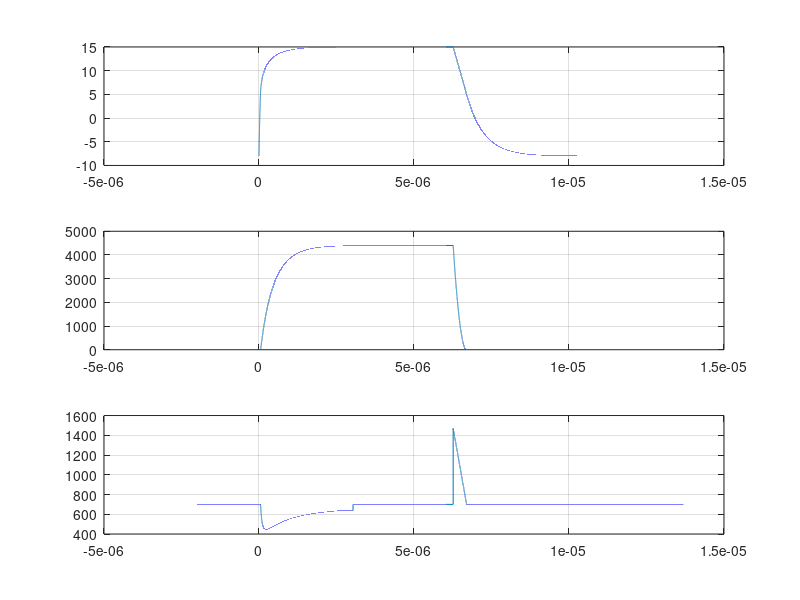

The MATLAB source for this figure:
clear;clc;close

%Initial parameter from data sheet of the CoolSiC FF2MR12W3M1H B11.
g = 44;
Vth = 5.0;
Cgs = 28e-9;
Vdc = 700;
Ls = 0.5e-9;
Rg = 2.0;
Rg_soft_off = 20.0;
VCC = 15;
VEE = -8;
L_sigma = 38e-9;
t_step = 1e-10;


Tsw = 50e-6; %switching period of converter
TW = 3e-6; % Clamping time

vgs_on = VEE:1e-2:(VCC-1e-3);
NUM_ON = length(vgs_on);
dids_dt_on = zeros(1,NUM_ON);
ids_on = zeros(1,NUM_ON);
t_on = zeros(1,NUM_ON);
for k = 1:1:(NUM_ON)
    if k==1
        dids_dt_on(1) = 0;
        ids_on(1) = 0;
        t_on(1) = 0;
    elseif k<NUM_ON
        if vgs_on(k)>= Vth
            ids_on(k) = g*(vgs_on(k)-Vth)^2;
            t_on(k) = -2*g*Ls*(vgs_on(k)-Vth) + (Rg*Cgs - 2*g*Ls*Vth + 2*g*Ls*VCC)*log((VCC-Vth)/(VCC-vgs_on(k))) + Rg*Cgs*log((VCC-VEE)/(VCC-Vth));
            dids_dt_on(k) = (ids_on(k+1) - ids_on(k))/(t_on(k+1)-t_on(k));
        else
            ids_on(k) = 0;
            dids_dt_on(k) = 0;        
            t_on(k) = (Rg*Cgs)*log((VCC-VEE)/(VCC-vgs_on(k)));
        end
    elseif k==NUM_ON
        ids_on(k) = g*(vgs_on(k)-Vth)^2;
        t_on(k) = -2*g*Ls*(vgs_on(k)-Vth) + (Rg*Cgs - 2*g*Ls*Vth + 2*g*Ls*VCC)*log((VCC-Vth)/(VCC-vgs_on(k))) + Rg*Cgs*log((VCC-VEE)/(VCC-Vth));
        dids_dt_on(k) = dids_dt_on(k-1);
    end

end

vgs_off = VCC:-5e-5:VEE;
NUM_OFF = length(vgs_off);
dids_dt_off = zeros(1,NUM_OFF);
ids_off = zeros(1,NUM_OFF);
t_off = zeros(1,NUM_OFF);
for k = 1:1:(NUM_OFF)
    if k==1
        ids_off(k) = g*(VCC-Vth)^2;
        t_off(k) = 0;
    elseif k<NUM_OFF
        if vgs_off(k)>= Vth
            ids_off(k) = g*(vgs_off(k)-Vth)^2;
            t_off(k) = 2*g*Ls*(VCC - vgs_off(k)) + (Rg_soft_off*Cgs - 2*g*Ls*Vth + 2*g*Ls*VEE)*log((VCC-VEE)/(vgs_off(k)-VEE));
        else
            ids_off(k) = 0;
            t_off(k) = (Rg_soft_off*Cgs)*log((Vth-VEE)/(vgs_off(k)-VEE)) + 2*g*Ls*(VCC-Vth) + (2*g*Ls*VEE + Rg_soft_off*Cgs - 2*g*Ls*Vth)*log((VCC-VEE)/(Vth-VEE));
        end
    elseif k==NUM_OFF
        ids_off(k) = 0;
        t_off(k) = t_off(k-1)+5e-9;
    end
end

for k = 1:1:(NUM_OFF)
    if k==1
        dids_dt_off(k) = 0;
    elseif k<NUM_OFF
        if vgs_off(k)>= Vth
            dids_dt_off(k) = (ids_off(k+1) - ids_off(k))/(t_off(k+1)-t_off(k));
        else
            dids_dt_off(k) = 0;        
        end
    elseif k==NUM_OFF
            dids_dt_off(k) = dids_dt_off(k-1);

    end

end

%Length before SC happens
t_0 = -2e-6:t_step:0; % before 2us.
vgs_0 = VEE*ones(1,length(t_0));
ids_0 = 0*ones(1,length(t_0));
vds_0 = Vdc*ones(1,length(t_0));


%define a new 1-D data with linear fit 
t_on_1 = min(t_on):t_step:max(t_on); 
vgs_on_1 = interp1(t_on, vgs_on,t_on_1);
ids_on_1 = interp1(t_on, ids_on,t_on_1);
dids_dt_on_1 = interp1(t_on, dids_dt_on, t_on_1);


t_off_1 = min(t_off):t_step:max(t_off); 
vgs_off_1 = interp1(t_off, vgs_off,t_off_1);
ids_off_1 = interp1(t_off, ids_off,t_off_1);
dids_dt_off_1 = interp1(t_off, dids_dt_off, t_off_1);


%insert middle gap data
t_middle = max(t_on_1):t_step:(max(t_on_1)+TW);
vgs_middle_1 = ones(1,length(t_middle))*VCC;
ids_middle_1 = ones(1,length(t_middle))*g*(VCC-Vth)^2;
dids_dt_middle_1 = zeros(1,length(t_middle));


t_1 = [t_0,t_on_1,t_middle,t_off_1 + t_on_1(NUM_ON-1)+max(t_middle)];
vgs_1 = [vgs_0,vgs_on_1,vgs_middle_1, vgs_off_1];
ids_1 = [ids_0,ids_on_1,ids_middle_1, ids_off_1];
dids_dt_1 = [dids_dt_on_1,dids_dt_middle_1,dids_dt_off_1];
vds_1 = [vds_0, Vdc - L_sigma.*dids_dt_1];

Esc = sum(ids_1.*vds_1)*t_step;
Vpk = max(vds_1);

subplot(3,1,1);
plot(t_1,vgs_1);
grid on;
subplot(3,1,2);
plot(t_1,ids_1);
grid on;
subplot(3,1,3);
plot(t_1,vds_1);
grid on;

 
 
 
 
